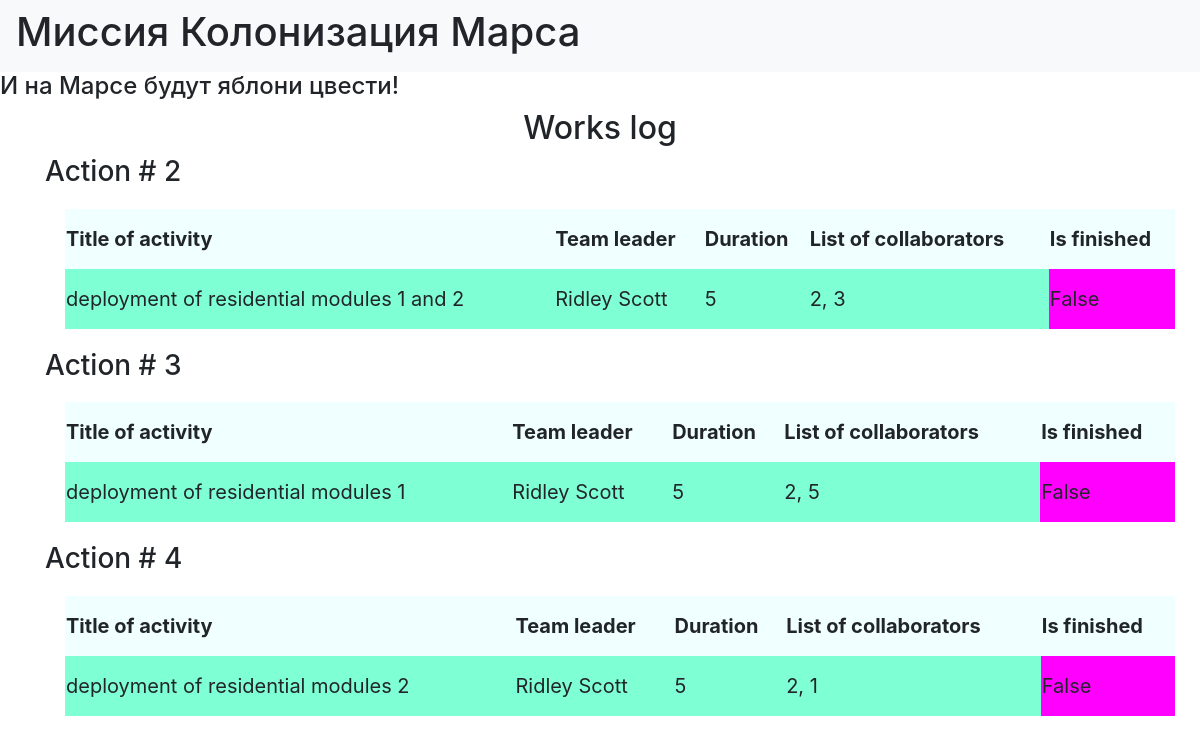
/index, run on the app's committed database.
### data/jobs.py (models this page shows)
class Jobs(SqlAlchemyBase):
    __tablename__ = 'jobs'
    id = sqlalchemy.Column(sqlalchemy.Integer,
                           primary_key=True, autoincrement=True)
    team_leader = sqlalchemy.Column(sqlalchemy.Integer, sqlalchemy.ForeignKey("users.id"))
    job = sqlalchemy.Column(sqlalchemy.String, nullable=True)
    work_size = sqlalchemy.Column(sqlalchemy.Integer)
    collaborators = sqlalchemy.Column(sqlalchemy.String)
    start_date = sqlalchemy.Column(sqlalchemy.DateTime)
    end_date = sqlalchemy.Column(sqlalchemy.DateTime)
    is_finished = sqlalchemy.Column(sqlalchemy.BOOLEAN)

### main.py (the view)
@app.route('/')
@app.route('/index')
def index1():
    db_session.global_init("db/blogs.db")
    db_sess = db_session.create_session()
    work_list = [work for work in db_sess.query(Jobs).all()]
    for i, wr in enumerate(work_list):
        try:
            id1 = wr.team_leader
            work_list[i].duration = str(wr.end_date - wr.start_date).split(':')[0]
            work_list[i].team_leader_name = db_sess.query(User).filter(User.id == 1).first().name
            work_list[i].team_leader_surname = db_sess.query(User).filter(User.id == 1).first().surname
        except Exception as e:
            print('error', type(e).__name__)
    return render_template(
        'index.html',
        title='Домашняя страница',
        head1='Миссия Колонизация Марса',
        head2='И на Марсе будут яблони цвести!',
        head3='Works log',
        works=work_list
    )

### data/db_session.py (called while the page is built, shortened)
def global_init(db_file):
    global __factory
    if __factory:
        return

def create_session() -> Session:
    global __factory
    return __factory()

### templates/index.html (shortened to what this page needs)
<!DOCTYPE html>
<html lang="en">
<head>
    </head>
    <body>
        {% extends "base.html" %}
        {% block content %}
            <h2 align="center">{{ head3 }}</h2>
            {% for work in works %}
                <h3>Action # {{ work.id }}</h5>
                <table>
                    <tr>
                        <th>Title of activity</th>
                        <th>Team leader</th>
                        <th>Duration</th>
                        <th>List of collaborators</th>
                        <th>Is finished</th>
                    </tr>
                    <tr>
                        <td>{{ work.job }}</td>
                        <td>{{ work.team_leader_name }} {{ work.team_leader_surname }}</td>
                        <td>{{ work.duration }}</td>
                        <td>{{ work.collaborators }}</td>
                        <td style="background-color: fuchsia;">{{ work.is_finished }}</td>
                    </tr>
                </table>
            {% endfor %}
        {% endblock %}

### templates/base.html (shortened to what this page needs)
<!doctype html>
<html lang="en">
<head>
    <link rel="stylesheet"
          href="https://stackpath.bootstrapcdn.com/bootstrap/4.4.1/css/bootstrap.min.css"
>
</head>
<body>
<header>
    <nav class="navbar navbar-light bg-light">
        <h1>{{ head1 }}</h1>
    </nav>
    <h4>{{ head2 }}</h4>
</header>
<main role="main" class="container">
    {% block content %}
    {% endblock %}
</main>
</body>
</html>

### templates/index.html (style rules this page uses)
table { font-size: 20px; margin: 20px; width: 100%; }
tr { padding: 50px; height: 60px; }
th { background-color:azure; }
td { background-color: aquamarine; }

### data on the page
Jobs: id "2", job "deployment of residential modules 1 and 2", team_leader_name "Ridley", team_leader_surname "Scott", duration "5", collaborators "2, 3", is_finished "False"
Jobs: id "3", job "deployment of residential modules 1", team_leader_name "Ridley", team_leader_surname "Scott", duration "5", collaborators "2, 5", is_finished "False"
Jobs: id "4", job "deployment of residential modules 2", team_leader_name "Ridley", team_leader_surname "Scott", duration "5", collaborators "2, 1", is_finished "False"

### other printed values
{{ head1 }} "Миссия Колонизация Марса"
{{ head2 }} "И на Марсе будут яблони цвести!"
{{ head3 }} "Works log"
